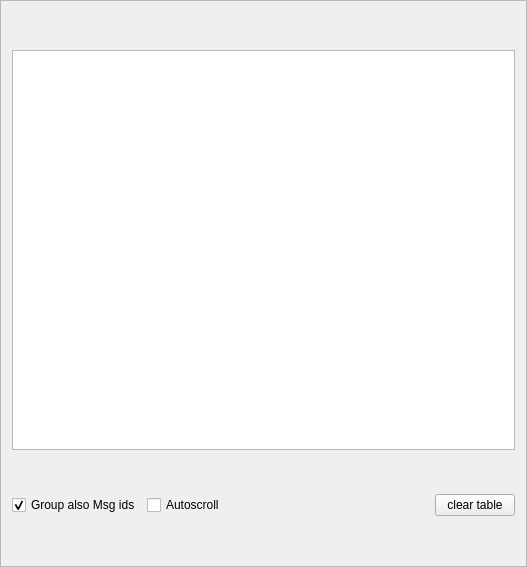
<?xml version="1.0" encoding="UTF-8"?>
<ui version="4.0">
 <class>BeanPacketsMonitor</class>
 <widget class="QFrame" name="BeanPacketsMonitor">
  <property name="geometry">
   <rect>
    <x>0</x>
    <y>0</y>
    <width>527</width>
    <height>567</height>
   </rect>
  </property>
  <property name="sizePolicy">
   <sizepolicy hsizetype="Preferred" vsizetype="Expanding">
    <horstretch>0</horstretch>
    <verstretch>0</verstretch>
   </sizepolicy>
  </property>
  <property name="maximumSize">
   <size>
    <width>16777215</width>
    <height>16777215</height>
   </size>
  </property>
  <property name="windowTitle">
   <string>Frame</string>
  </property>
  <property name="frameShape">
   <enum>QFrame::StyledPanel</enum>
  </property>
  <layout class="QVBoxLayout" name="verticalLayout">
   <item>
    <widget class="QTableView" name="tableMonitor">
     <property name="sizePolicy">
      <sizepolicy hsizetype="Expanding" vsizetype="Expanding">
       <horstretch>0</horstretch>
       <verstretch>0</verstretch>
      </sizepolicy>
     </property>
     <property name="minimumSize">
      <size>
       <width>0</width>
       <height>0</height>
      </size>
     </property>
     <property name="maximumSize">
      <size>
       <width>20000</width>
       <height>400</height>
      </size>
     </property>
     <property name="font">
      <font>
       <pointsize>12</pointsize>
      </font>
     </property>
     <property name="sizeAdjustPolicy">
      <enum>QAbstractScrollArea::AdjustToContents</enum>
     </property>
     <property name="alternatingRowColors">
      <bool>true</bool>
     </property>
     <property name="verticalScrollMode">
      <enum>QAbstractItemView::ScrollPerItem</enum>
     </property>
    </widget>
   </item>
   <item>
    <layout class="QHBoxLayout" name="horizontalLayout">
     <item>
      <widget class="QCheckBox" name="cbGroupMsgs">
       <property name="text">
        <string>Group also Msg ids</string>
       </property>
       <property name="checked">
        <bool>true</bool>
       </property>
      </widget>
     </item>
     <item>
      <widget class="QCheckBox" name="cbAutoScroll">
       <property name="text">
        <string>Autoscroll</string>
       </property>
      </widget>
     </item>
     <item>
      <spacer name="horizontalSpacer">
       <property name="orientation">
        <enum>Qt::Horizontal</enum>
       </property>
       <property name="sizeHint" stdset="0">
        <size>
         <width>40</width>
         <height>20</height>
        </size>
       </property>
      </spacer>
     </item>
     <item>
      <widget class="QPushButton" name="btnClearTable">
       <property name="text">
        <string>clear table</string>
       </property>
      </widget>
     </item>
    </layout>
   </item>
  </layout>
 </widget>
 <resources/>
 <connections/>
</ui>
